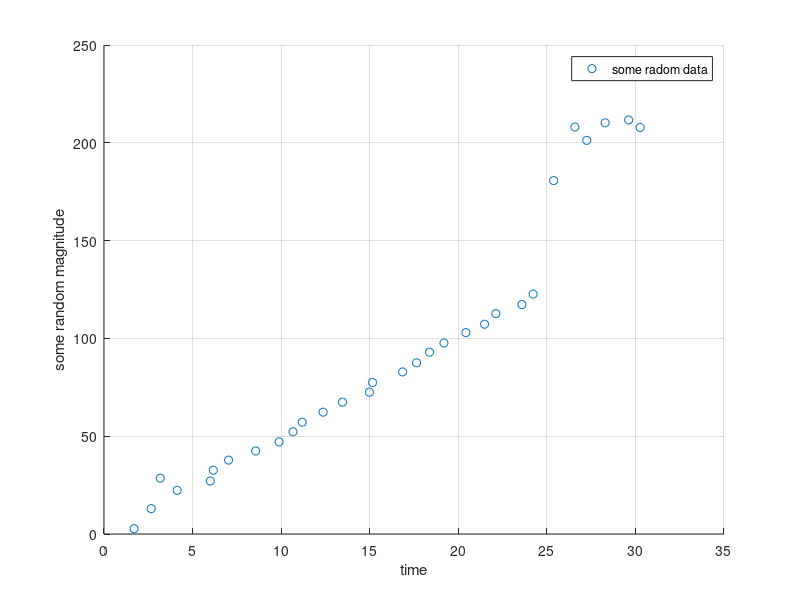

The MATLAB script that drew this image: (Note: this script raises an error after producing the figure.)
%% Exercise instructions
%
% In "data.dat" you will dind measurements and the corresponding time step.
%
% 1. Read the data into Matlab and plot it.
% 2. Make a least squares fit to the funtion f = ax + b.
% 3. For the obtained parameters a and b plor the linear funtion in the
%    same figure.
% 4. Repeat task 1 to 3, but only take the masurements from t<=25.
% 5. The time steps (in seconds) are not given at equally spaced instances
%    (delta(t) is not constant).
%    Interpolate the measurement values such that delta(t)=1s.
%


%% Exercise 1

% Data loading
data = load('data.dat');

% Data formating
x = data(:, 1);
y = data(:, 2);

% Plotting
figure

scatter(x,y);

hold on
grid on

xlabel('time')
ylabel('some random magnitude')
legend('some radom data')


%% Exercise 2

% Curve fitting
% y= a*x + b

f = fit(x, y,'poly1');  % poly1 is a linear plynomial curve
a = f.p1;
b = f.p2;

%% Exercise  3

plot(x, a*x + b);
legend('some radom data', 'least squares fitting')


%% Exercise 4

% Data formating
mask = x <= 25;

xx = x(mask);
yy = y(mask);

% Curve fitting
% y= a*x + b

ff = fit(xx, yy,'poly1');  % poly1 is a linear plynomial curve
aa = ff.p1;
bb = ff.p2;

% Plotting
figure

hold on
grid on

scatter(xx, yy);
plot(xx, aa*xx + bb);

xlabel('time')
ylabel('some random magnitude')
legend('reduced data', 'least squares fitting')


%% Exercise 5

x_interp = linspace(1, 31, 50);

y_interp1 = interp1(x, y, x_interp, 'linear');  
y_interp2 = interp1(x, y, x_interp, 'spline');



% Plotting
figure

hold on
grid on

plot(x_interp, y_interp1);
plot(x_interp, y_interp2);
scatter(x, y);

xlabel('time')
ylabel('some random magnitude')
legend('linear', 'spline', 'data')


